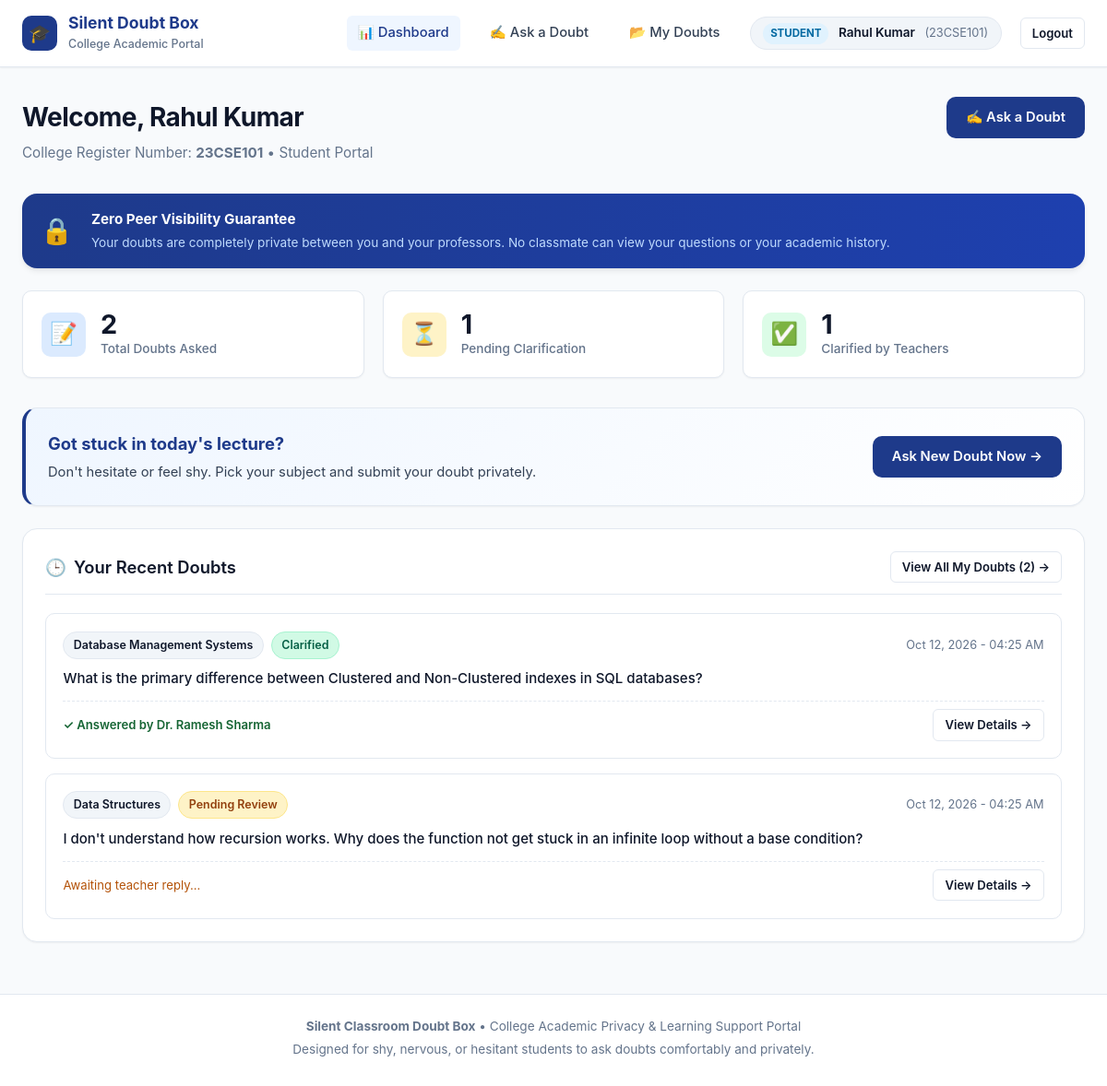
/student/dashboard/ (signed in), run on the app's committed database.
### core/models.py (models this page shows, shortened)
class User(AbstractUser):
    ROLE_CHOICES = (
        ('STUDENT', 'Student'),
        ('TEACHER', 'Teacher'),
    )
    role = models.CharField(max_length=10, choices=ROLE_CHOICES)
    name = models.CharField(max_length=150, help_text="Full Name of Student or Teacher")
    register_number = models.CharField(
        max_length=50,
        unique=True,
        null=True,
        blank=True,
        help_text="College Register Number (e.g., 23CSE101)"
    )
    teacher_id = models.CharField(
        max_length=50,
        unique=True,
        null=True,
        blank=True,
        help_text="Faculty / Teacher ID (e.g., T101)"
    )
    created_at = models.DateTimeField(auto_now_add=True)
    @property
    def is_student(self):
        return self.role == 'STUDENT'

class Doubt(models.Model):
    STATUS_CHOICES = (
        ('PENDING', 'Pending'),
        ('CLARIFIED', 'Clarified'),
    )
    student = models.ForeignKey(
        User,
        on_delete=models.CASCADE,
        related_name='submitted_doubts',
        limit_choices_to={'role': 'STUDENT'}
    )
    subject = models.ForeignKey(
        Subject,
        on_delete=models.CASCADE,
        related_name='doubts'
    )
    question = models.TextField(help_text="Student's private doubt/question")
    status = models.CharField(
        max_length=15,
        choices=STATUS_CHOICES,
        default='PENDING'
    )
    teacher_answer = models.TextField(blank=True, null=True, help_text="Answer submitted by the teacher")
    answered_by = models.ForeignKey(
        User,
        on_delete=models.SET_NULL,
        null=True,
        blank=True,
        related_name='clarified_doubts',
        limit_choices_to={'role': 'TEACHER'}
    )
    created_at = models.DateTimeField(auto_now_add=True)
    answered_at = models.DateTimeField(null=True, blank=True)
    class Meta:
        ordering = ['-created_at']
        verbose_name = 'Doubt'
        verbose_name_plural = 'Doubts'

class Subject(models.Model):
    name = models.CharField(max_length=120, unique=True)
    code = models.CharField(max_length=30, blank=True, null=True)
    description = models.TextField(blank=True, null=True)
    created_at = models.DateTimeField(auto_now_add=True)
    class Meta:
        ordering = ['name']
        verbose_name = 'Subject'
        verbose_name_plural = 'Subjects'

### core/views.py (the view)
# urls.py: path('student/dashboard/', views.student_dashboard_view, name='student_dashboard'),
@student_required
def student_dashboard_view(request):
    student = request.user
    student_doubts = Doubt.objects.filter(student=student)
    total_doubts = student_doubts.count()
    pending_doubts = student_doubts.filter(status='PENDING').count()
    clarified_doubts = student_doubts.filter(status='CLARIFIED').count()
    recent_doubts = student_doubts.select_related('subject')[:5]
    context = {
        'student': student,
        'total_doubts': total_doubts,
        'pending_doubts': pending_doubts,
        'clarified_doubts': clarified_doubts,
        'recent_doubts': recent_doubts,
    }
    return render(request, 'student/dashboard.html', context)

### templates/student/dashboard.html (shortened to what this page needs)
{% extends 'base.html' %}
{% block content %}
<div class="page-header">
  <div>
    <h1 class="page-title">Welcome, {{ student.name }}</h1>
    <p class="page-subtitle">College Register Number: <strong>{{ student.register_number }}</strong> &bull; Student Portal</p>
  </div>
  <div>
    <a href="{% url 'ask_doubt' %}" class="btn btn-primary">
      ✍️ Ask a Doubt
    </a>
  </div>
</div>
<div class="privacy-banner" style="margin-bottom: 1.5rem; padding: 1rem 1.25rem;">
  <div style="font-size: 1.75rem;">🔒</div>
  <div>
    <strong style="color: white; font-size: 0.95rem;">Zero Peer Visibility Guarantee</strong>
    <p style="color: #bfdbfe; font-size: 0.85rem; margin-top: 0.15rem;">
      Your doubts are completely private between you and your professors. No classmate can view your questions or your academic history.
    </p>
  </div>
</div>
<div class="stats-grid">
  <div class="stat-card">
    <div class="stat-icon blue">📝</div>
    <div>
      <div class="stat-value">{{ total_doubts }}</div>
      <div class="stat-label">Total Doubts Asked</div>
    </div>
  </div>
  <div class="stat-card">
    <div class="stat-icon amber">⏳</div>
    <div>
      <div class="stat-value">{{ pending_doubts }}</div>
      <div class="stat-label">Pending Clarification</div>
    </div>
  </div>
  <div class="stat-card">
    <div class="stat-icon green">✅</div>
    <div>
      <div class="stat-value">{{ clarified_doubts }}</div>
      <div class="stat-label">Clarified by Teachers</div>
    </div>
  </div>
</div>
<div class="card" style="background: linear-gradient(135deg, #eff6ff 0%, #ffffff 100%); border-left: 4px solid var(--primary);">
  <div style="display: flex; align-items: center; justify-content: space-between; flex-wrap: wrap; gap: 1rem;">
    <div>
      <h3 style="font-size: 1.15rem; color: var(--primary); margin-bottom: 0.25rem;">
        Got stuck in today's lecture?
      </h3>
      <p style="color: var(--text-body); font-size: 0.92rem;">
        Don't hesitate or feel shy. Pick your subject and submit your doubt privately.
      </p>
    </div>
    <a href="{% url 'ask_doubt' %}" class="btn btn-primary">
      Ask New Doubt Now &rarr;
    </a>
  </div>
</div>
<div class="card">
  <div class="card-header">
    <h2 class="card-title">
      <span>🕒</span>
      <span>Your Recent Doubts</span>
    </h2>
    <a href="{% url 'student_my_doubts' %}" class="btn btn-secondary btn-sm">
      View All My Doubts ({{ total_doubts }}) &rarr;
    </a>
  </div>
  {% if recent_doubts %}
    <div style="display: flex; flex-direction: column; gap: 1rem;">
      {% for doubt in recent_doubts %}
        <div style="border: 1px solid var(--border-color); border-radius: var(--radius-md); padding: 1.15rem; background-color: var(--bg-surface);">
          <div style="display: flex; align-items: center; justify-content: space-between; flex-wrap: wrap; gap: 0.5rem; margin-bottom: 0.6rem;">
            <div style="display: flex; align-items: center; gap: 0.5rem;">
              <span class="badge badge-subject">{{ doubt.subject.name }}</span>
              {% if doubt.status == 'CLARIFIED' %}
                <span class="badge badge-clarified">Clarified</span>
              {% else %}
                <span class="badge badge-pending">Pending Review</span>
              {% endif %}
            </div>
            <span style="font-size: 0.8rem; color: var(--text-muted);">{{ doubt.created_at|date:"M d, Y - h:i A" }}</span>
          </div>
          <p style="font-weight: 500; color: var(--text-dark); margin-bottom: 0.5rem;">
            {{ doubt.question|truncatechars:140 }}
          </p>
          <div style="display: flex; align-items: center; justify-content: space-between; margin-top: 0.75rem; padding-top: 0.5rem; border-top: 1px dashed var(--border-color);">
            {% if doubt.status == 'CLARIFIED' %}
              <span style="font-size: 0.82rem; color: #166534; font-weight: 600;">
                ✓ Answered by {{ doubt.answered_by.name }}
              </span>
            {% else %}
              <span style="font-size: 0.82rem; color: #b45309;">
                Awaiting teacher reply...
              </span>
            {% endif %}
            <a href="{% url 'student_doubt_detail' doubt.id %}" class="btn btn-secondary btn-sm">
              View Details &rarr;
            </a>
          </div>
        </div>
      {% endfor %}
    </div>
  {% endif %}
</div>
{% endblock %}

### templates/base.html (shortened to what this page needs)
{% load static %}
<!DOCTYPE html>
<html lang="en">
<head>
  <link rel="stylesheet" href="{% static 'css/style.css' %}">
</head>
<body>
  <div class="app-container">
    <header class="navbar">
      <div class="navbar-inner">
        <a href="{% url 'landing' %}" class="brand-link">
          <div class="brand-logo-icon">🎓</div>
          <div class="brand-text">
            <h1>Silent Doubt Box</h1>
            <span>College Academic Portal</span>
          </div>
        </a>
        <nav>
          <ul class="nav-links">
            {% if request.user.is_authenticated %}
              {% if request.user.is_student %}
                <li><a href="{% url 'student_dashboard' %}" class="nav-link {% if request.resolver_match.url_name == 'student_dashboard' %}active{% endif %}">📊 Dashboard</a></li>
                <li><a href="{% url 'ask_doubt' %}" class="nav-link {% if request.resolver_match.url_name == 'ask_doubt' %}active{% endif %}">✍️ Ask a Doubt</a></li>
                <li><a href="{% url 'student_my_doubts' %}" class="nav-link {% if request.resolver_match.url_name == 'student_my_doubts' %}active{% endif %}">📂 My Doubts</a></li>
                <li class="user-badge">
                  <span class="user-badge-role role-student">Student</span>
                  <span class="user-badge-name">{{ request.user.name }}</span>
                  <span class="user-badge-id">({{ request.user.register_number }})</span>
                </li>
                <li><a href="{% url 'logout' %}" class="btn btn-secondary btn-sm">Logout</a></li>
              {% endif %}
            {% else %}
              <li><a href="{% url 'landing' %}" class="nav-link">Home</a></li>
              <li><a href="{% url 'student_login' %}" class="btn btn-secondary btn-sm">Student Login</a></li>
              <li><a href="{% url 'teacher_login' %}" class="btn btn-primary btn-sm">Teacher Login</a></li>
            {% endif %}
          </ul>
        </nav>
      </div>
    </header>
    <main class="main-content">
      {% block content %}{% endblock %}
    </main>
    <footer class="footer">
      <div class="footer-inner">
        <p><strong>Silent Classroom Doubt Box</strong> &bull; College Academic Privacy &amp; Learning Support Portal</p>
        <p>Designed for shy, nervous, or hesitant students to ask doubts comfortably and privately.</p>
      </div>
    </footer>
  </div>
</body>
</html>

### data on the page
User: user.name "Rahul Kumar", user.register_number "23CSE101", name "Rahul Kumar", register_number "23CSE101"
Doubt: subject.name "Database Management Systems", status "Clarified", created_at "Oct 12, 2026 - 04:25 AM", question "What is the primary difference between Clustered and Non-Clustered indexes in SQL databases?", answered_by.name "Dr. Ramesh Sharma"
Doubt: subject.name "Data Structures", status "Pending Review", created_at "Oct 12, 2026 - 04:25 AM", question "I don't understand how recursion works. Why does the function not get stuck in an infinite loop without a base condition?"

### other printed values
{{ total_doubts }} "2"
{{ pending_doubts }} "1"
{{ clarified_doubts }} "1"
